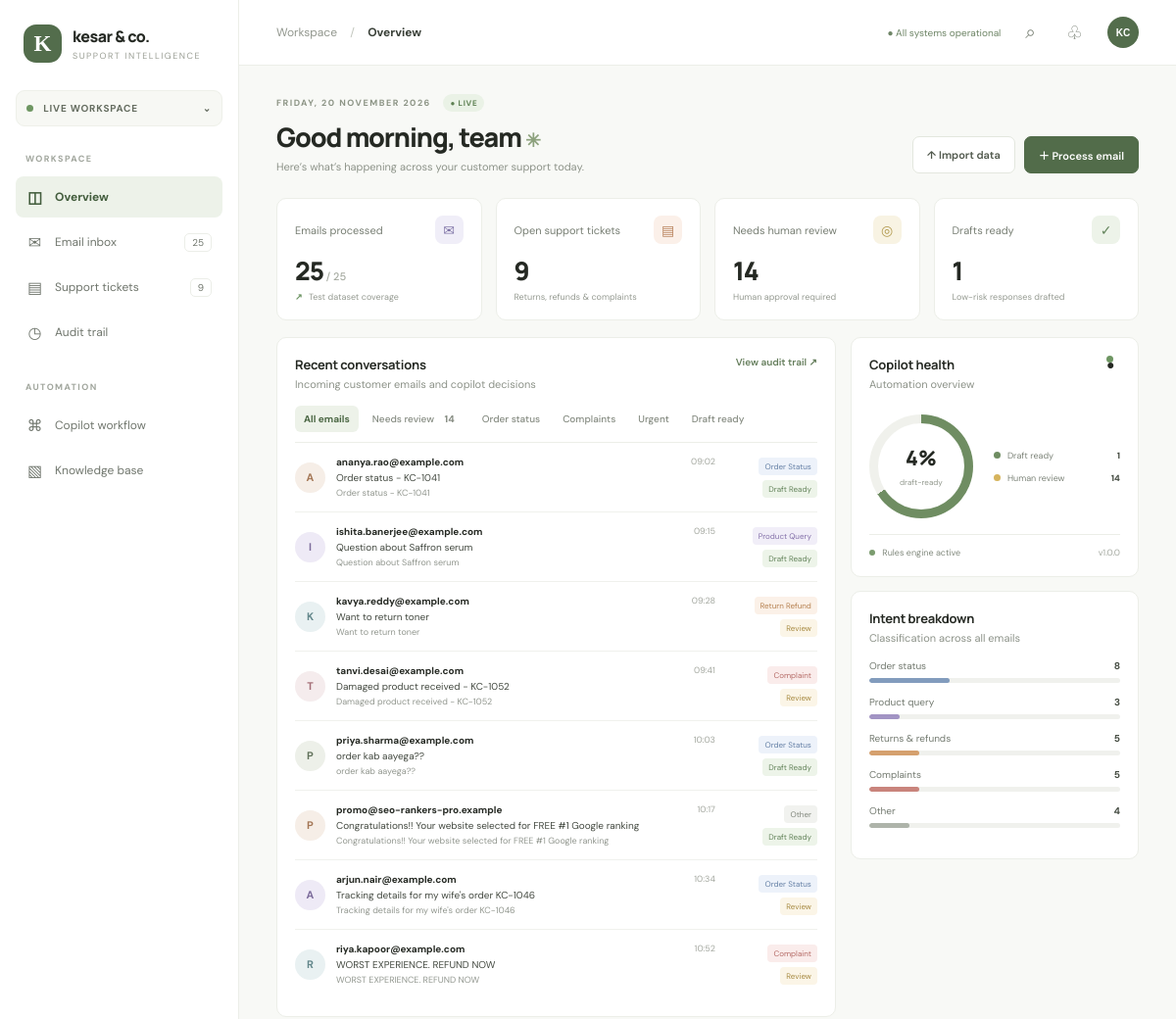
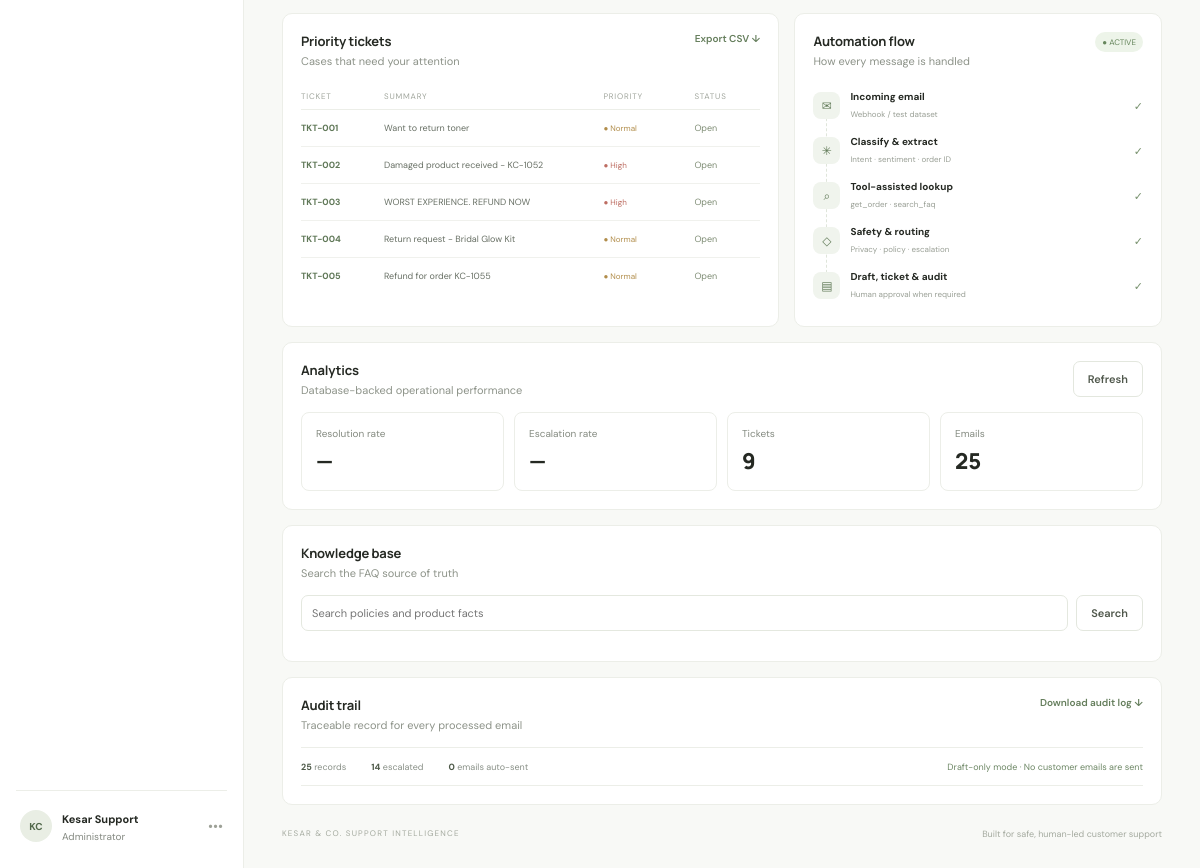
The page / on the database its author committed (2 pictures, top to bottom).
### tables this page shows
CREATE TABLE tickets (
            id INTEGER PRIMARY KEY AUTOINCREMENT,
            ticket_id TEXT UNIQUE,
            customer_id INTEGER,
            customer_name TEXT,
            customer_email TEXT,
            email_subject TEXT,
            original_message TEXT,
            intent TEXT,
            sentiment TEXT,
            urgency TEXT,
            ai_response TEXT,
            status TEXT DEFAULT 'New',
            escalation_reason TEXT,
            confidence REAL,
            tool_results TEXT,
            created_at TEXT,
            updated_at TEXT,
            FOREIGN KEY(customer_id) REFERENCES customers(id)
        );

### app/main.py (the view)
@app.get('/')
def index():
    persisted_tickets=list_tickets()
    resolved=sum(1 for ticket in persisted_tickets if str(ticket.get('status','')).lower() in ('resolved','closed','approved'))
    escalated=sum(1 for audit in audits if audit.get('needs_human'))
    stats={'emails':len(audits),'tickets':len(persisted_tickets),'open':sum(1 for ticket in persisted_tickets if str(ticket.get('status','')).lower() not in ('resolved','closed')),
           'human':escalated,'resolved':resolved,
           'drafts':sum(1 for audit in audits if audit.get('draft_reply') and not audit.get('needs_human'))}
    return render_template('index.html',stats=stats, audits=audits, tickets=tickets, emails=emails, orders=orders)

### app/db.py (called while the page is built)
def connect():
    path = Path(__import__("os").environ.get("DATABASE_PATH", str(DB_PATH)))
    path.parent.mkdir(parents=True, exist_ok=True)
    con = sqlite3.connect(path)
    con.row_factory = sqlite3.Row
    con.execute("PRAGMA foreign_keys = ON")
    con.execute("PRAGMA busy_timeout = 5000")
    return con

def list_tickets(status=None):
    with connect() as con:
        sql = "SELECT * FROM tickets"
        params = ()
        if status:
            sql += " WHERE status=?"
            params = (status,)
        sql += " ORDER BY created_at DESC"
        return [dict(r) for r in con.execute(sql, params)]

### templates/index.html (shortened to what this page needs)
<!doctype html><html lang="en"><head><link rel="stylesheet" href="{{ url_for('static',filename='style.css') }}"></head><body>
<aside class="sidebar"><div class="brand"><div class="brandmark">K</div><div><b>kesar & co.</b><small>SUPPORT INTELLIGENCE</small></div></div><div class="workspace"><span class="dot"></span> LIVE WORKSPACE <span class="chev">⌄</span></div><div class="navlabel">WORKSPACE</div><a class="nav active" href="#overview"><span>◫</span> Overview</a><a class="nav" href="#inbox"><span>✉</span> Email inbox <i>{{ stats.emails }}</i></a><a class="nav" href="#tickets"><span>▤</span> Support tickets <i>{{ stats.tickets }}</i></a><a class="nav" href="#audit"><span>◷</span> Audit trail</a><div class="navlabel second">AUTOMATION</div><a class="nav" href="#workflow"><span>⌘</span> Copilot workflow</a><a class="nav" href="#knowledge"><span>▧</span> Knowledge base</a><div class="sidebar-bottom"><div class="avatar">KC</div><div><b>Kesar Support</b><small>Administrator</small></div><span class="more">•••</span></div></aside>
<main class="main"><header class="topbar"><div class="crumb">Workspace <span>/</span> <b>Overview</b></div><div class="topright"><span class="secure" id="systemStatus">● All systems operational</span><button class="iconbtn" id="globalSearchButton" title="Search workspace" aria-label="Search workspace">⌕</button><button class="iconbtn" id="notificationButton" title="Human review queue" aria-label="Human review queue">♧</button><button class="userpic" id="profileButton" title="Account" aria-label="Account">KC</button></div></header>
<section class="content" id="overview"><div class="pagehead"><div><div class="eyebrow">FRIDAY, 20 NOVEMBER 2026 <span class="livepill">● LIVE</span></div><h1>Good morning, team <span>✳</span></h1><p>Here’s what’s happening across your customer support today.</p></div><div class="headactions"><button class="btn secondary" onclick="document.getElementById('uploadModal').showModal()">↑ Import data</button><button class="btn primary" onclick="document.getElementById('processModal').showModal()">＋ Process email</button></div></div>
<div class="stats"><article class="stat"><div class="stat-top"><span>Emails processed</span><span class="stat-icon lilac">✉</span></div><div class="stat-value">{{ stats.emails }}<small> / 25</small></div><div class="stat-foot"><span class="positive">↗</span> Test dataset coverage</div></article><article class="stat"><div class="stat-top"><span>Open support tickets</span><span class="stat-icon peach">▤</span></div><div class="stat-value">{{ stats.tickets }}</div><div class="stat-foot">Returns, refunds & complaints</div></article><article class="stat"><div class="stat-top"><span>Needs human review</span><span class="stat-icon yellow">◎</span></div><div class="stat-value">{{ stats.human }}</div><div class="stat-foot">Human approval required</div></article><article class="stat"><div class="stat-top"><span>Drafts ready</span><span class="stat-icon mint">✓</span></div><div class="stat-value">{{ stats.resolved }}</div><div class="stat-foot">Low-risk responses drafted</div></article></div>
<div class="grid-main"><section class="panel inbox-panel" id="inbox"><div class="panelhead"><div><h2>Recent conversations</h2><p>Incoming customer emails and copilot decisions</p></div><a href="#audit">View audit trail ↗</a></div><div class="filters"><button class="filter active" data-filter="all">All emails</button><button class="filter" data-filter="needs">Needs review <b>{{ stats.human }}</b></button><button class="filter" data-filter="order_status">Order status</button><button class="filter" data-filter="complaint">Complaints</button><button class="filter" data-filter="urgent">Urgent</button><button class="filter" data-filter="draft-ready">Draft ready</button></div><div class="email-list" id="emailList">{% for a in audits[:8] %}<div class="email-row" data-intent="{{a.intent}}" data-needs="{{'yes' if a.needs_human else 'no'}}" data-urgency="{{a.urgency}}" onclick="showEmail('{{a.email_id}}')"><div class="sender-avatar av{{loop.index%5}}">{{(a['from'] or '?')[0]|upper}}</div><div class="email-info"><div class="email-line"><b>{{a['from'] or 'Unknown sender'}}</b><span class="email-time">{{a.received_at[11:16] if a.received_at else ''}}</span></div><div class="subject">{{a.subject or 'No subject'}}</div><div class="preview">{{a.summary}}</div></div><div class="row-tags"><span class="tag {{a.intent}}">{{a.intent|replace('_',' ')}}</span>{% if a.needs_human %}<span class="tag review">Review</span>{% else %}<span class="tag ready">Draft ready</span>{% endif %}</div></div>{% else %}<div class="empty">No emails loaded yet. Import the assignment data to get started.</div>{% endfor %}</div></section>
<aside class="rightcol"><section class="panel health-panel"><div class="panelhead"><div><h2>Copilot health</h2><p>Automation overview</p></div><span class="health-dot">●</span></div><div class="healthscore"><div class="ring"><div><b>{{ ((stats.resolved / stats.emails * 100)|round|int) if stats.emails else 0 }}%</b><small>draft-ready</small></div></div><div class="healthlegend"><div><i class="green"></i><span>Draft ready</span><b>{{stats.resolved}}</b></div><div><i class="amber"></i><span>Human review</span><b>{{stats.human}}</b></div></div></div><div class="healthfoot"><span class="pulse"></span> Rules engine active <span>v1.0.0</span></div></section><section class="panel intents-panel"><div class="panelhead"><div><h2>Intent breakdown</h2><p>Classification across all emails</p></div></div>{% set counts = {'order_status':0,'product_query':0,'return_refund':0,'complaint':0,'other':0} %}{% for a in audits %}{% if a.intent in counts %}{% set _ = counts.update({a.intent:counts[a.intent]+1}) %}{% endif %}{% endfor %}{% for k,label,color in [('order_status','Order status','blue'),('product_query','Product query','purple'),('return_refund','Returns & refunds','orange'),('complaint','Complaints','red'),('other','Other','gray')] %}<div class="intent-line"><div><span>{{label}}</span><b>{{counts[k]}}</b></div><div class="bar"><i class="{{color}}" style="width:{{(counts[k]/stats.emails*100) if stats.emails else 0}}%"></i></div></div>{% endfor %}</section></aside></div>
<div class="bottom-grid"><section class="panel" id="tickets"><div class="panelhead"><div><h2>Priority tickets</h2><p>Cases that need your attention</p></div><a href="/export/tickets.csv">Export CSV ↓</a></div><div class="ticket-table"><div class="tablehead"><span>TICKET</span><span>SUMMARY</span><span>PRIORITY</span><span>STATUS</span></div>{% for t in tickets[:5] %}<div class="ticketline" data-ticket-id="{{t.ticket_id}}" role="button" tabindex="0"><b>{{t.ticket_id}}</b><span>{{t.summary}}</span><span><i class="priority {{t.priority|lower}}">● {{t.priority}}</i></span><span class="status">{{t.status}}</span></div>{% else %}<div class="empty">No support tickets created.</div>{% endfor %}</div></section><section class="panel workflow" id="workflow"><div class="panelhead"><div><h2>Automation flow</h2><p>How every message is handled</p></div><span class="flowbadge">● ACTIVE</span></div><div class="flowsteps"><div class="step"><i>✉</i><div><b>Incoming email</b><small>Webhook / test dataset</small></div><span>✓</span></div><div class="step"><i>✳</i><div><b>Classify & extract</b><small>Intent · sentiment · order ID</small></div><span>✓</span></div><div class="step"><i>⌕</i><div><b>Tool-assisted lookup</b><small>get_order · search_faq</small></div><span>✓</span></div><div class="step"><i>◇</i><div><b>Safety & routing</b><small>Privacy · policy · escalation</small></div><span>✓</span></div><div class="step"><i>▤</i><div><b>Draft, ticket & audit</b><small>Human approval when required</small></div><span>✓</span></div></div></section></div>
<section class="panel analytics-panel" id="analytics"><div class="panelhead"><div><h2>Analytics</h2><p>Database-backed operational performance</p></div><button class="btn secondary" id="refreshAnalytics" type="button">Refresh</button></div><div class="analytics-grid" id="analyticsGrid"><div class="metric"><small>Resolution rate</small><b id="resolutionRate">—</b></div><div class="metric"><small>Escalation rate</small><b id="escalationRate">—</b></div><div class="metric"><small>Tickets</small><b id="analyticsTickets">{{stats.tickets}}</b></div><div class="metric"><small>Emails</small><b id="analyticsEmails">{{stats.emails}}</b></div></div></section>
<section class="panel knowledge-panel" id="knowledge"><div class="panelhead"><div><h2>Knowledge base</h2><p>Search the FAQ source of truth</p></div></div><div class="knowledge-search"><input id="knowledgeQuery" type="search" placeholder="Search policies and product facts"><button class="btn secondary" id="knowledgeSearchButton" type="button">Search</button></div><div class="knowledge-results" id="knowledgeResults"></div></section>
<section class="panel audit-panel" id="audit"><div class="panelhead"><div><h2>Audit trail</h2><p>Traceable record for every processed email</p></div><a href="/export/audit.csv">Download audit log ↓</a></div><div class="auditstrip"><span><b>{{stats.emails}}</b> records</span><span><b>{{stats.human}}</b> escalated</span><span><b>0</b> emails auto-sent</span><span class="policy-note">Draft-only mode · No customer emails are sent</span></div><div class="audit-table" id="auditTable"></div></section>
<footer> KESAR & CO. SUPPORT INTELLIGENCE <span>Built for safe, human-led customer support</span></footer></section></main>
<script>window.KESAR_AUDITS={{ audits|tojson }};window.KESAR_EMAILS={{ emails|tojson }};</script><script src="{{url_for('static',filename='app.js')}}"></script></body></html>

### rows shown on the page
tickets: from "K", customer_email "kavya.reddy@example.com", received_at "09:28", subject "Want to return toner", summary "Want to return toner", intent "Return Refund", shows "Review", ticket_id "TKT-001", priority "Normal", status "Open"
tickets: from "T", customer_email "tanvi.desai@example.com", received_at "09:41", subject "Damaged product received - KC-1052", summary "Damaged product received - KC-1052", intent "Complaint", shows "Review"
tickets: from "R", customer_email "riya.kapoor@example.com", received_at "10:52", subject "WORST EXPERIENCE. REFUND NOW", summary "WORST EXPERIENCE. REFUND NOW", intent "Complaint", shows "Review", ticket_id "TKT-003", priority "High", status "Open"
tickets: ticket_id "TKT-004", summary "Return request - Bridal Glow Kit", priority "Normal", status "Open"
tickets: ticket_id "TKT-005", summary "Refund for order KC-1055", priority "Normal", status "Open"

### other values the page prints
{{ stats.emails }} "25"
{{ stats.tickets }} "9"
{{ stats.human }} "14"
{{ stats.resolved }} "1"
{{ (a['from'] or '?')[0]|upper }} "A" "I" "P" "P" "A"
{{ a['from'] or 'Unknown sender' }} "ananya.rao@example.com" "ishita.banerjee@example.com" "priya.sharma@example.com" "promo@seo-rankers-pro.example" "arjun.nair@example.com"
{{ a.received_at[11:16] if a.received_at else '' }} "09:02" "09:15" "10:03" "10:17" "10:34"
{{ a.subject or 'No subject' }} "Order status - KC-1041" "Question about Saffron serum" "order kab aayega??" "Congratulations!! Your website selected for FREE #1 Google ranking" "Tracking details for my wife's order KC-1046"
{{ a.summary }} "Order status - KC-1041" "Question about Saffron serum" "order kab aayega??" "Congratulations!! Your website selected for FREE #1 Google ranking" "Tracking details for my wife's order KC-1046"
{{ a.intent|replace('_',' ') }} "Order Status" "Product Query" "Order Status" "Other" "Order Status"
{{ label }} "Order status" "Product query" "Returns & refunds" "Complaints" "Other"
{{ counts[k] }} "8" "3" "5" "5" "4"
{{ t.ticket_id }} "TKT-002"
{{ t.summary }} "Damaged product received - KC-1052"
{{ t.priority }} "High"
